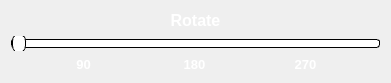
  <widget class="QGroupBox" name="SliderRotate">
   <property name="geometry">
    <rect>
     <x>1010</x>
     <y>490</y>
     <width>391</width>
     <height>81</height>
    </rect>
   </property>
   <property name="styleSheet">
    <string notr="true">border: none;</string>
   </property>
   <property name="title">
    <string/>
   </property>
   <layout class="QVBoxLayout" name="verticalLayout_9">
    <item>
     <widget class="QLabel" name="RotateLabel">
      <property name="text">
       <string>&lt;html&gt;&lt;head/&gt;&lt;body&gt;&lt;p align=&quot;center&quot;&gt;&lt;span style=&quot; font-size:12pt; font-weight:700; color:#ffffff;&quot;&gt;Rotate&lt;/span&gt;&lt;/p&gt;&lt;/body&gt;&lt;/html&gt;</string>
      </property>
     </widget>
    </item>
    <item>
     <widget class="QSlider" name="RotateSlide">
      <property name="styleSheet">
       <string notr="true">QSlider::groove:horizontal {
border: 1px solid ;
background: white;
height: 7px;
border-radius: 3px;
}

QSlider::handle:horizontal {
background: white;
border: 1px solid ;
width: 12px;
margin-top: -6px;
margin-bottom: -6px;
border-radius: 7px;
}</string>
      </property>
      <property name="minimum">
       <number>1</number>
      </property>
      <property name="maximum">
       <number>3</number>
      </property>
      <property name="orientation">
       <enum>Qt::Horizontal</enum>
      </property>
     </widget>
    </item>
    <item>
     <layout class="QHBoxLayout" name="horizontalLayout_6">
      <item>
       <widget class="QLabel" name="zeropercent_6">
        <property name="maximumSize">
         <size>
          <width>25</width>
          <height>16777215</height>
         </size>
        </property>
        <property name="text">
         <string>&lt;html&gt;&lt;head/&gt;&lt;body&gt;&lt;p align=&quot;center&quot;&gt;&lt;span style=&quot; font-size:10pt; font-weight:700; color:#ffffff;&quot;&gt;90&lt;/span&gt;&lt;/p&gt;&lt;/body&gt;&lt;/html&gt;</string>
        </property>
       </widget>
      </item>
      <item>
       <spacer name="verticalSpacer_23">
        <property name="orientation">
         <enum>Qt::Vertical</enum>
        </property>
        <property name="sizeHint" stdset="0">
         <size>
          <width>20</width>
          <height>40</height>
         </size>
        </property>
       </spacer>
      </item>
      <item>
       <widget class="QLabel" name="TwinPercet_6">
        <property name="maximumSize">
         <size>
          <width>25</width>
          <height>16777215</height>
         </size>
        </property>
        <property name="text">
         <string>&lt;html&gt;&lt;head/&gt;&lt;body&gt;&lt;p align=&quot;center&quot;&gt;&lt;span style=&quot; font-size:10pt; font-weight:700; color:#ffffff;&quot;&gt;180&lt;/span&gt;&lt;/p&gt;&lt;/body&gt;&lt;/html&gt;</string>
        </property>
       </widget>
      </item>
      <item>
       <spacer name="verticalSpacer_24">
        <property name="orientation">
         <enum>Qt::Vertical</enum>
        </property>
        <property name="sizeHint" stdset="0">
         <size>
          <width>20</width>
          <height>40</height>
         </size>
        </property>
       </spacer>
      </item>
      <item>
       <widget class="QLabel" name="fiftypercent_6">
        <property name="maximumSize">
         <size>
          <width>25</width>
          <height>16777215</height>
         </size>
        </property>
        <property name="text">
         <string>&lt;html&gt;&lt;head/&gt;&lt;body&gt;&lt;p align=&quot;center&quot;&gt;&lt;span style=&quot; font-size:10pt; font-weight:700; color:#ffffff;&quot;&gt;270&lt;/span&gt;&lt;/p&gt;&lt;/body&gt;&lt;/html&gt;</string>
        </property>
       </widget>
      </item>
     </layout>
    </item>
   </layout>
  </widget>
